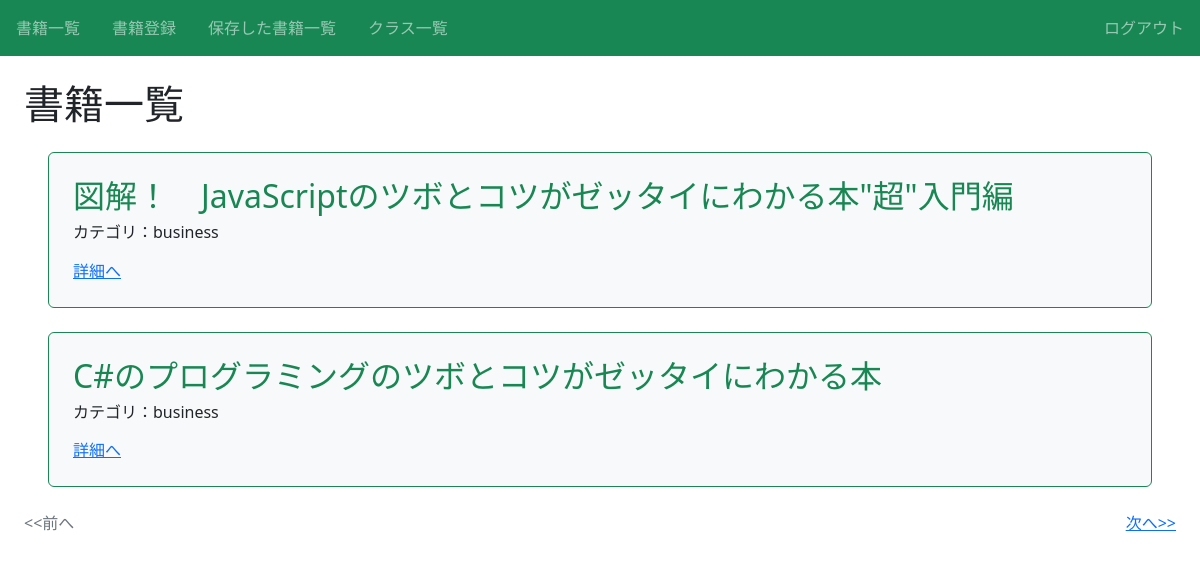
Page /book/ (signed in) on the committed database.
### book/models.py (models this page shows, shortened)
class Book(models.Model):
    title = models.CharField(max_length = 100)
    text = models.TextField()
    thumbnail = models.ImageField(null=True, blank=True)
    category = models.CharField(
        max_length = 100,
        choices = CATEGORY
    )
    user = models.ForeignKey('auth.User', on_delete=models.CASCADE)
    class Meta:
        verbose_name = '本のデータ'

### book/views.py (the view)
# urls.py: path('book/', views.ListBookView.as_view(), name='list-book'),
class ListBookView(LoginRequiredMixin, ListView):
    template_name = 'book/book_list.html'
    model = Book
    paginate_by = ITEM_PER_PAGE

### book/templates/book/book_list.html (shortened to what this page needs)
{% extends 'base.html' %}
{% load static %}
{% block h1 %}書籍一覧{% endblock %}
{% block content %}
    <div id="listWithHandle">
        {% for item in object_list %}
            <div class="p-4 m-4 bg-light border border-success rounded">
                <h2 class="text-success">{{ item.title }}</h2>
                <h6>カテゴリ：{{ item.category }}</h6>
                <div class="mt-3">
                    <a href="{% url 'detail-book' item.pk %}">詳細へ</a>
                </div>
            </div>
        {% endfor %}
    </div>
    {% include 'book/components/pagination.html' %}
{% endblock content %}

### rows in the picture
Book: title "図解！ JavaScriptのツボとコツがゼッタイにわかる本\"超\"入門編", category "business"
Book: title "C#のプログラミングのツボとコツがゼッタイにわかる本", category "business"
